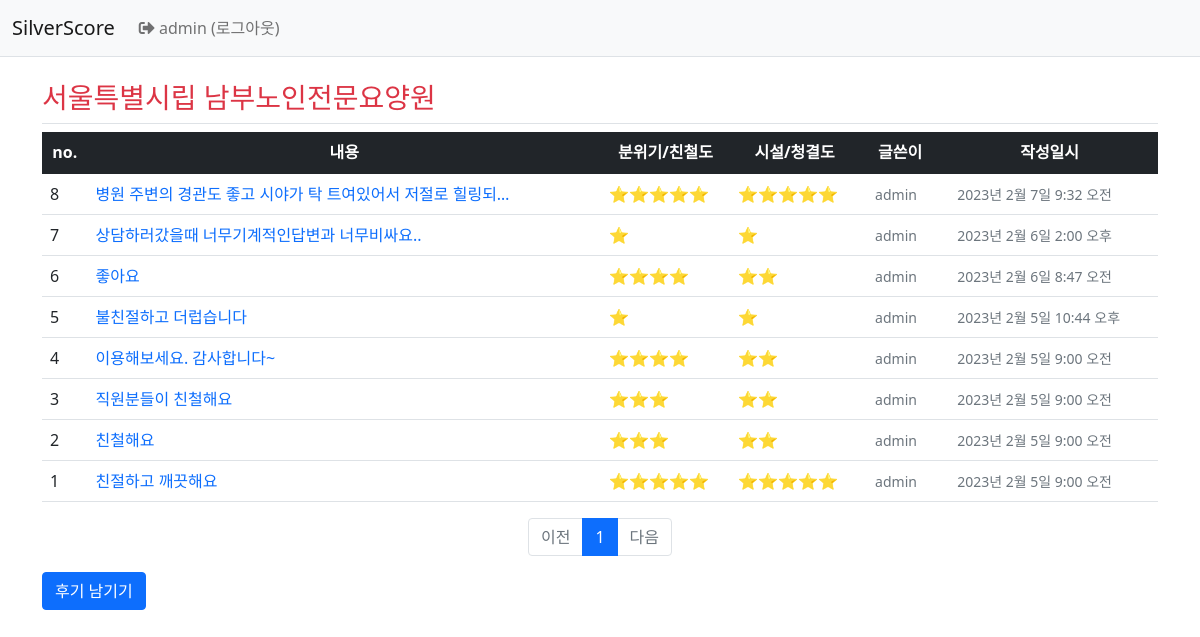
/member/review/list/1/ (signed in), run on the app's committed database.
### member/models.py (models this page shows)
class LongTermAdmin(models.Model):
    id = models.AutoField(primary_key=True)
    longTermAdminSym = models.CharField(max_length=11)
    adminPttnCd = models.CharField(max_length=3)
    siDoCd = models.CharField(max_length=2)
    siGunGuCd = models.CharField(max_length=3)
    adminNm = models.CharField(max_length=100)
    ratingCd = models.CharField(max_length=15, blank=True, null=True)
    ratingDate = models.DateField()
    ratingGrade = models.CharField(max_length=1)
    detailAddr = models.CharField(max_length=1000)
    telNo = models.CharField(max_length=18)
    jaehwalCd = models.CharField(max_length=1, blank=True, null=True)
    chimaeCd = models.CharField(max_length=1, blank=True, null=True)
    photo = models.ImageField(upload_to='images/', null=True)
    longTermPeribRgtDt = models.DateField()
    stpRptDt = models.DateField()
    adminCd = models.CharField(max_length=1)
    sidogungucode = models.ForeignKey(SiDoGunGuCode, on_delete=models.CASCADE)
    adminpttncode = models.ForeignKey(AdminPttnCode, on_delete=models.CASCADE)

class Review(models.Model):
    id = models.BigAutoField(primary_key=True)
    amKind = models.SmallIntegerField(default=0)
    faClean = models.SmallIntegerField(default=0)
    content = models.CharField(max_length=500, blank=True)
    createDate = models.DateTimeField()
    modifyDate = models.DateTimeField(null=True, blank=True)
    user = models.ForeignKey(User, on_delete=models.CASCADE)
    longtermadmin = models.ForeignKey(LongTermAdmin, on_delete=models.CASCADE)

### member/views.py (the view)
# urls.py: path('review/list/<int:longtermadmin_id>/', views.review_index, name='review_index'),
def review_index(request, longtermadmin_id):
    longtermadmin = get_object_or_404(LongTermAdmin, pk=longtermadmin_id)
    page = request.GET.get('page', 1)   # 페이지
    review_list = Review.objects.filter(longtermadmin_id=longtermadmin_id).order_by('-createDate')
    paginator = Paginator(review_list, 10)    # 페이지당 10개씩 보여주기
    page_obj = paginator.get_page(page)
    context = {'longtermadmin': longtermadmin, 'review_list': page_obj}
    return render(request, 'member/review_list.html', context)

### member/templatetags/member_filter.py (called while the page is built)
@register.filter
def sub(value, arg):
    return value - arg

### templates/member/review_list.html (shortened to what this page needs)
<!DOCTYPE html>
<html lang="en">
<head>
</head>
<body>
{% extends 'base.html' %}
{% load member_filter %}
{% block content %}
<div class="container my-3">
    <h3 class="border-bottom py-2 text-danger">{{ longtermadmin.adminNm }}</h3>
    <table class="table table-hover">
        <thead class="table-dark">
        <tr class="text-center">
            <th>no.</th>
            <th style="width:46%">내용</th>
            <th>분위기/친철도</th>
            <th>시설/청결도</th>
            <th>글쓴이</th>
            <th>작성일시</th>
        </tr>
        </thead>
        <tbody>
        {% if review_list %}
        {% for review in review_list %}
        <tr class="text-left">
            <td>
                {{ review_list.paginator.count|sub:review_list.start_index|sub:forloop.counter0|add:1 }}
            </td>
            <td class="text-start">
                <a class="text-decoration-none"
                   href="{% url 'member:review_detail' review.id %}">{{ review.content|truncatechars:34 }}</a>
            </td>
            <td>{% for i in ""|ljust:review.amKind %}⭐{% endfor %}</td>
            <td>{% for i in ""|ljust:review.faClean %}⭐{% endfor %}</td>
            <td><span class="text-secondary small mx-2">{{ review.user.username }}</span></td>
            <td><span class="text-secondary small mx-2">{{ review.createDate }}</span></td>
        </tr>
        {% endfor %}
        {% else %}
        <tr>
            <td colspan="4">후기가 없습니다.</td>
        </tr>
        {% endif %}
        </tbody>
    </table>
    <ul class="pagination justify-content-center">
        {% if review_list.has_previous %}
        <li class="page-item">
            <a class="page-link" href="?page={{ review_list.previous_page_number }}">이전</a>
        </li>
        {% else %}
        <li class="page-item disabled">
            <a class="page-link" tabindex="-1" aria-disabled="true" href="#">이전</a>
        </li>
        {% endif %}
        {% for page_number in review_list.paginator.page_range %}
        {% if page_number >= review_list.number|add:-5 and page_number <= review_list.number|add:5 %}
        {% if page_number == review_list.number %}
        <li class="page-item active" aria-current="page">
            <a class="page-link" href="?page={{ page_number }}">{{ page_number }}</a>
        </li>
        {% else %}
        <li class="page-item">
            <a class="page-link" href="?page={{ page_number }}">{{ page_number }}</a>
        </li>
        {% endif %}
        {% endif %}
        {% endfor %}
        {% if review_list.has_next %}
        <li class="page-item">
            <a class="page-link" href="?page={{ review_list.next_page_number }}">다음</a>
        </li>
        {% else %}
        <li class="page-item disabled">
            <a class="page-link" tabindex="-1" aria-disabled="true" href="#">다음</a>
        </li>
        {% endif %}
    </ul>
    <a href="{% url 'member:review_create' longtermadmin.id %}" class="btn btn-primary">후기 남기기</a>
</div>
{% endblock %}

### templates/navbar.html (shortened to what this page needs)
<!DOCTYPE html>
<html lang="en">
<head>
</head>
<body>
<nav class="navbar navbar-expand-lg navbar-light bg-light border-bottom">
     <div class="container-fluid">
        <a class="navbar-brand" href="{% url 'member:review_index' 1 %}">SilverScore</a>
        <div class="navbar-collapse collapse" id="navbarSupportedContent">
            <ul class="navbar-nav me-auto mb-2 mb-lg-0">
                <li class="nav-item" >
                    {% if user.is_authenticated %}
                    <a class="nav-link" href="{% url 'common:logout' %}">
                        <i class="fas fa-sign-out-alt"></i> {{ user.username }} (로그아웃)</a>
                    {% else %}
                    <a class="nav-link" href="{% url 'common:login' %}">
                        <i class="fas fa-sign-in-alt"></i> 로그인 </a>
                    {% endif %}
                </li>
            </ul>
        </div>
    </div>
</nav>
</body>
</html>

### data on the page
LongTermAdmin: adminNm "서울특별시립 남부노인전문요양원"
Review: paginator.count|sub "8", content "병원 주변의 경관도 좋고 시야가 탁 트여있어서 저절로 힐링되…", amKind 5 (drawn), faClean 5 (drawn), user.username "admin", createDate "2023년 2월 7일 9:32 오전"
Review: paginator.count|sub "7", content "상담하러갔을때 너무기계적인답변과 너무비싸요..", amKind 1 (drawn), faClean 1 (drawn), user.username "admin", createDate "2023년 2월 6일 2:00 오후"
Review: paginator.count|sub "6", content "좋아요", amKind 4 (drawn), faClean 2 (drawn), user.username "admin", createDate "2023년 2월 6일 8:47 오전"
Review: paginator.count|sub "5", content "불친절하고 더럽습니다", amKind 1 (drawn), faClean 1 (drawn), user.username "admin", createDate "2023년 2월 5일 10:44 오후"
Review: paginator.count|sub "4", content "이용해보세요. 감사합니다~", amKind 4 (drawn), faClean 2 (drawn), user.username "admin", createDate "2023년 2월 5일 9:00 오전"
Review: paginator.count|sub "3", content "직원분들이 친철해요", amKind 3 (drawn), faClean 2 (drawn), user.username "admin", createDate "2023년 2월 5일 9:00 오전"
Review: paginator.count|sub "2", content "친철해요", amKind 3 (drawn), faClean 2 (drawn), user.username "admin", createDate "2023년 2월 5일 9:00 오전"
Review: paginator.count|sub "1", content "친절하고 깨끗해요", amKind 5 (drawn), faClean 5 (drawn), user.username "admin", createDate "2023년 2월 5일 9:00 오전"

### other printed values
{{ user.username }} "admin"
{{ page_number }} "1"
